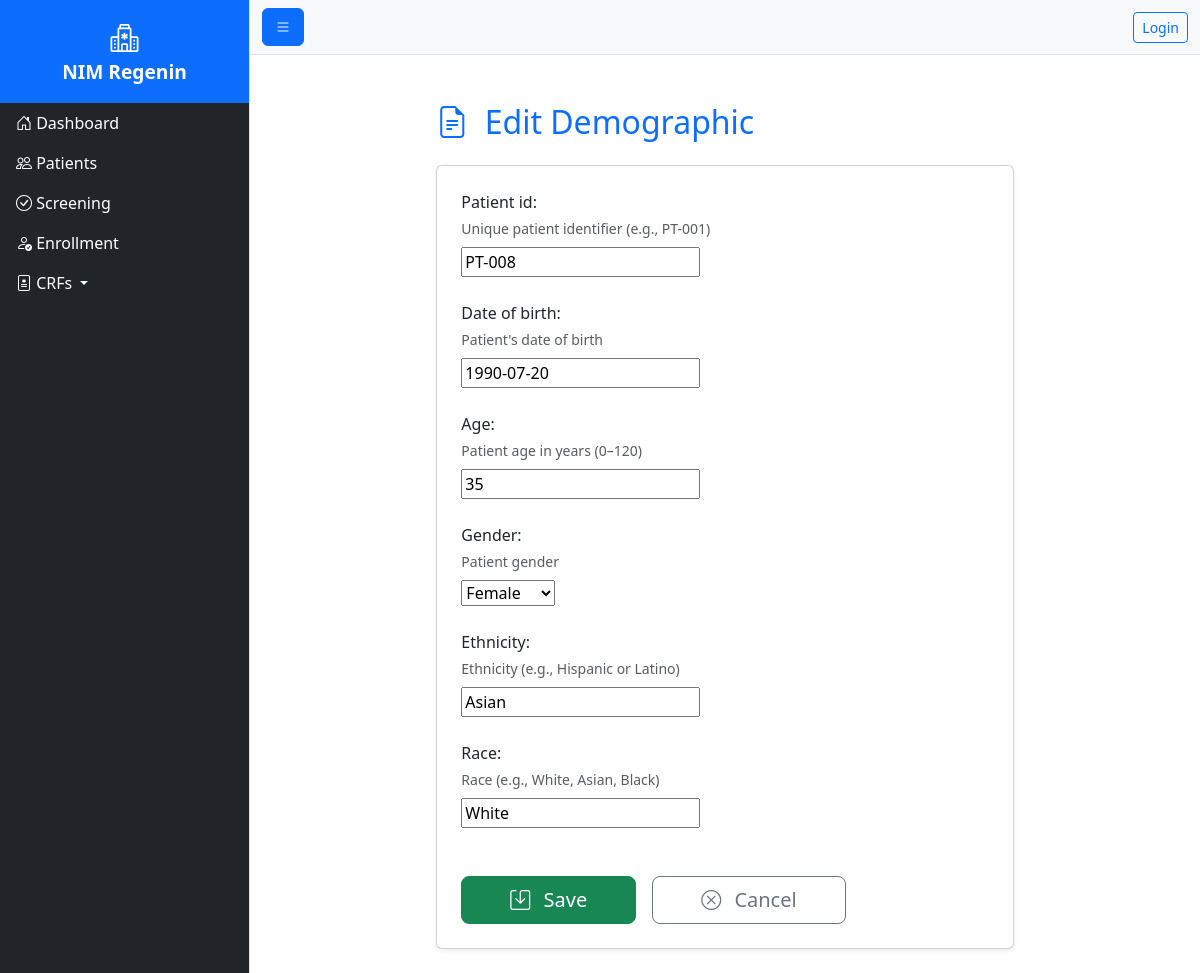
The app's page /patients/8/edit/ with its own data.
### nimregenin/models.py (models this page shows, shortened)
class Demographic(models.Model):
    patient_id = models.CharField(
        max_length=50,
        unique=True,
        help_text="Unique patient identifier (e.g., PT-001)"
    )
    SITE_CHOICES = (
        ('SITE001', 'Site 001 - City Hospital'),
        ('SITE002', 'Site 002 - University Medical Center'),
        ('SITE003', 'Site 003 - Regional Clinic'),
        ('SITE004', 'Site 004 - Private Practice'),
    )
    site = models.CharField(
        max_length=20,  # Matches longest code
        choices=SITE_CHOICES,
        blank=True,
        null=True,
        help_text="Clinical site where patient is enrolled"
    )
    date_of_birth = models.DateField(
        null=True,
        blank=True,
        help_text="Patient's date of birth"
    )
    age = models.PositiveIntegerField(
        null=True,
        blank=True,
        validators=[MinValueValidator(0), MaxValueValidator(120)],
        help_text="Patient age in years (0–120)"
    )
    GENDER_CHOICES = (
        ('M', 'Male'),
        ('F', 'Female'),
        ('O', 'Other'),
        ('U', 'Unknown'),
    )
    gender = models.CharField(
        max_length=1,
        choices=GENDER_CHOICES,
        blank=True,
        help_text="Patient gender"
    )
    ethnicity = models.CharField(
        max_length=100,
        blank=True,
        help_text="Ethnicity (e.g., Hispanic or Latino)"
    )
    race = models.CharField(
        max_length=100,
        blank=True,
        help_text="Race (e.g., White, Asian, Black)"
    )
    created_at = models.DateTimeField(auto_now_add=True)
    updated_at = models.DateTimeField(auto_now=True)
    class Meta:
        verbose_name_plural = "Demographics"
        ordering = ['-created_at']

### nimregenin/views/demographic.py (the view, shortened to what this page needs)
# urls.py: path('patients/<int:pk>/edit/', DemographicCreateUpdateView.as_view(), name='patient_update'),
class DemographicCreateUpdateView(CreateUpdateView, LoginRequiredMixin):
    model = Demographic
    fields = [
        'patient_id',
        'date_of_birth',
        'age',
        'gender',
        'ethnicity',
        'race',
    ]
    template_name = 'nimregenin/form.html'

### nimregenin/views/create_update.py (called while the page is built)
    def get_form_class(self):
        if not self.model:
            raise ValueError("CreateUpdateView requires a 'model' attribute.")
        if not self.fields:
            raise ValueError("CreateUpdateView requires a 'fields' attribute.")
        return modelform_factory(self.model, fields=self.fields)

    def get_object(self, pk=None):
        if pk:
            return get_object_or_404(self.model, pk=pk)
        return None

    def get(self, request, pk=None, *args, **kwargs):
        obj = self.get_object(pk)
        form = self.get_form_class()(instance=obj)
        return self.render_form(request, form, obj)

    def render_form(self, request, form, obj):
        context = {
            'form': form,
            'object': obj,
            'title': f"{'Edit' if obj else 'Create'} {self.model._meta.verbose_name.title()}",
        }
        from django.shortcuts import render
        return render(request, self.template_name, context)

### nimregenin/templates/nimregenin/form.html (shortened to what this page needs)
{% extends 'base.html' %}
{% block content %}
<div class="container mt-4">
    <div class="row justify-content-center">
        <div class="col-lg-8 col-md-10">
            <h2 class="mb-4 text-primary">
                <i class="bi bi-file-earmark-text me-2"></i>
                {{ title }}
            </h2>
            <div class="card shadow-sm">
                <div class="card-body p-4">
                    <form method="post" novalidate>
                        {% for field in form %}
                        <div class="mb-4">
                            {{ field.label_tag }}
                            {% if field.help_text %}
                            <small class="form-text text-muted d-block mb-2">{{ field.help_text }}</small>
                            {% endif %}
                            <div class="form-control-wrap">
                                {{ field }}
                            </div>
                        </div>
                        {% endfor %}
                        <div class="d-flex justify-content-start gap-3 mt-5">
                            <button type="submit" class="btn btn-success btn-lg px-5">
                                <i class="bi bi-save me-2"></i> Save
                            </button>
                            <a href="{{ request.META.HTTP_REFERER|default:'/patients/' }}"
                               class="btn btn-outline-secondary btn-lg px-5">
                                <i class="bi bi-x-circle me-2"></i> Cancel
                            </a>
                        </div>
                    </form>
                </div>
            </div>
        </div>
    </div>
</div>
{% endblock %}

### records on screen
Demographic: form "PT-008" "1990-07-20" "35" "Female" "Asian" "White"

### other values on screen
{{ title }} "Edit Demographic"
{{ field.label_tag }} "Patient id:" "Date of birth:" "Age:" "Gender:" "Ethnicity:" "Race:"
{{ field.help_text }} "Unique patient identifier (e.g., PT-001)" "Patient's date of birth" "Patient age in years (0–120)" "Patient gender" "Ethnicity (e.g., Hispanic or Latino)" "Race (e.g., White, Asian, Black)"
